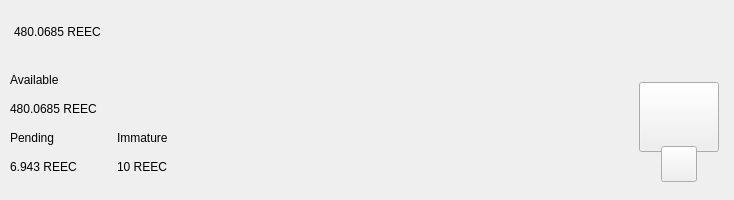
<?xml version="1.0" encoding="UTF-8"?>
<ui version="4.0">
 <class>TopBar</class>
 <widget class="QWidget" name="TopBar">
  <property name="geometry">
   <rect>
    <x>0</x>
    <y>0</y>
    <width>734</width>
    <height>200</height>
   </rect>
  </property>
  <property name="minimumSize">
   <size>
    <width>0</width>
    <height>200</height>
   </size>
  </property>
  <property name="maximumSize">
   <size>
    <width>16777215</width>
    <height>200</height>
   </size>
  </property>
  <property name="windowTitle">
   <string>Form</string>
  </property>
  <layout class="QVBoxLayout" name="verticalLayout_10" stretch="0">
   <property name="spacing">
    <number>0</number>
   </property>
   <property name="leftMargin">
    <number>0</number>
   </property>
   <property name="topMargin">
    <number>0</number>
   </property>
   <property name="rightMargin">
    <number>0</number>
   </property>
   <property name="bottomMargin">
    <number>0</number>
   </property>
   <item>
    <widget class="PFBorderImage" name="containerTop">
     <layout class="QVBoxLayout" name="verticalLayout_11">
      <property name="spacing">
       <number>0</number>
      </property>
      <property name="leftMargin">
       <number>0</number>
      </property>
      <property name="topMargin">
       <number>0</number>
      </property>
      <property name="rightMargin">
       <number>0</number>
      </property>
      <property name="bottomMargin">
       <number>0</number>
      </property>
      <item>
       <widget class="QWidget" name="top_container_2" native="true">
        <property name="minimumSize">
         <size>
          <width>0</width>
          <height>65</height>
         </size>
        </property>
        <layout class="QHBoxLayout" name="top_container">
         <property name="spacing">
          <number>0</number>
         </property>
         <property name="leftMargin">
          <number>14</number>
         </property>
         <property name="topMargin">
          <number>0</number>
         </property>
         <property name="rightMargin">
          <number>14</number>
         </property>
         <property name="bottomMargin">
          <number>0</number>
         </property>
         <item alignment="Qt::AlignVCenter">
          <widget class="QWidget" name="widgetTopAmount" native="true">
           <property name="sizePolicy">
            <sizepolicy hsizetype="Preferred" vsizetype="Maximum">
             <horstretch>0</horstretch>
             <verstretch>0</verstretch>
            </sizepolicy>
           </property>
           <layout class="QHBoxLayout" name="horizontalLayout_5">
            <property name="spacing">
             <number>0</number>
            </property>
            <property name="leftMargin">
             <number>0</number>
            </property>
            <property name="topMargin">
             <number>0</number>
            </property>
            <property name="rightMargin">
             <number>0</number>
            </property>
            <property name="bottomMargin">
             <number>0</number>
            </property>
            <item alignment="Qt::AlignTop">
             <widget class="QLabel" name="labelAmountTopReec">
              <property name="minimumSize">
               <size>
                <width>0</width>
                <height>36</height>
               </size>
              </property>
              <property name="styleSheet">
               <string notr="true">padding:0px;margin:0px;</string>
              </property>
              <property name="text">
               <string notr="true">480.0685 REEC</string>
              </property>
             </widget>
            </item>
           </layout>
          </widget>
         </item>
         <item>
          <spacer name="horizontalSpacer">
           <property name="orientation">
            <enum>Qt::Horizontal</enum>
           </property>
           <property name="sizeHint" stdset="0">
            <size>
             <width>40</width>
             <height>20</height>
            </size>
           </property>
          </spacer>
         </item>
         <item>
          <layout class="QHBoxLayout" name="horizontalLayout_4">
           <property name="spacing">
            <number>12</number>
           </property>
           <property name="rightMargin">
            <number>0</number>
           </property>
           <item alignment="Qt::AlignRight">
            <widget class="QWidget" name="layoutSync" native="true">
             <property name="minimumSize">
              <size>
               <width>0</width>
               <height>36</height>
              </size>
             </property>
             <property name="maximumSize">
              <size>
               <width>16777215</width>
               <height>36</height>
              </size>
             </property>
             <layout class="QVBoxLayout" name="verticalLayout_9">
              <property name="leftMargin">
               <number>0</number>
              </property>
              <property name="topMargin">
               <number>0</number>
              </property>
              <property name="rightMargin">
               <number>0</number>
              </property>
              <property name="bottomMargin">
               <number>0</number>
              </property>
              <item>
               <widget class="ExpandableButton" name="pushButtonSync" native="true">
                <property name="minimumSize">
                 <size>
                  <width>36</width>
                  <height>36</height>
                 </size>
                </property>
                <property name="maximumSize">
                 <size>
                  <width>16777215</width>
                  <height>36</height>
                 </size>
                </property>
               </widget>
              </item>
             </layout>
            </widget>
           </item>
           <item>
            <widget class="ExpandableButton" name="pushButtonHDUpgrade" native="true">
             <property name="minimumSize">
              <size>
               <width>36</width>
               <height>36</height>
              </size>
             </property>
            </widget>
           </item>
           <item>
            <widget class="ExpandableButton" name="pushButtonStack" native="true">
             <property name="minimumSize">
              <size>
               <width>36</width>
               <height>36</height>
              </size>
             </property>
            </widget>
           </item>
           <item>
            <widget class="ExpandableButton" name="pushButtonColdStaking" native="true">
             <property name="minimumSize">
              <size>
               <width>36</width>
               <height>36</height>
              </size>
             </property>
            </widget>
           </item>
           <item>
            <widget class="ExpandableButton" name="pushButtonConnection" native="true">
             <property name="minimumSize">
              <size>
               <width>36</width>
               <height>36</height>
              </size>
             </property>
            </widget>
           </item>
           <item>
            <widget class="ExpandableButton" name="pushButtonTor" native="true">
             <property name="minimumSize">
              <size>
               <width>36</width>
               <height>36</height>
              </size>
             </property>
            </widget>
           </item>
           <item>
            <widget class="ExpandableButton" name="pushButtonLock" native="true">
             <property name="sizePolicy">
              <sizepolicy hsizetype="Expanding" vsizetype="Expanding">
               <horstretch>0</horstretch>
               <verstretch>0</verstretch>
              </sizepolicy>
             </property>
             <property name="minimumSize">
              <size>
               <width>36</width>
               <height>0</height>
              </size>
             </property>
            </widget>
           </item>
           <item>
            <widget class="ExpandableButton" name="pushButtonTheme" native="true">
             <property name="minimumSize">
              <size>
               <width>36</width>
               <height>36</height>
              </size>
             </property>
             <property name="maximumSize">
              <size>
               <width>16777215</width>
               <height>36</height>
              </size>
             </property>
            </widget>
           </item>
           <item>
            <widget class="ExpandableButton" name="pushButtonFAQ" native="true">
             <property name="minimumSize">
              <size>
               <width>36</width>
               <height>36</height>
              </size>
             </property>
            </widget>
           </item>
          </layout>
         </item>
        </layout>
       </widget>
      </item>
      <item>
       <widget class="QWidget" name="bottom_container" native="true">
        <property name="minimumSize">
         <size>
          <width>0</width>
          <height>135</height>
         </size>
        </property>
        <layout class="QHBoxLayout" name="botton_container">
         <property name="leftMargin">
          <number>10</number>
         </property>
         <property name="topMargin">
          <number>0</number>
         </property>
         <property name="rightMargin">
          <number>10</number>
         </property>
         <property name="bottomMargin">
          <number>10</number>
         </property>
         <item>
          <layout class="QHBoxLayout" name="horizontalLayout_3">
           <property name="bottomMargin">
            <number>9</number>
           </property>
           <item>
            <layout class="QVBoxLayout" name="verticalLayout_7">
             <property name="spacing">
              <number>0</number>
             </property>
             <property name="leftMargin">
              <number>0</number>
             </property>
             <property name="rightMargin">
              <number>30</number>
             </property>
             <item>
              <layout class="QVBoxLayout" name="verticalLayout_2">
               <item>
                <widget class="QLabel" name="labelTitle1">
                 <property name="text">
                  <string>Available</string>
                 </property>
                </widget>
               </item>
               <item>
                <widget class="QLabel" name="labelAmountReec">
                 <property name="text">
                  <string notr="true">480.0685 REEC</string>
                 </property>
                </widget>
               </item>
              </layout>
             </item>
             <item>
              <layout class="QHBoxLayout" name="horizontalLayout_2">
               <property name="spacing">
                <number>0</number>
               </property>
               <item>
                <layout class="QVBoxLayout" name="verticalLayout_3">
                 <item>
                  <widget class="QLabel" name="labelTitle3">
                   <property name="text">
                    <string>Pending</string>
                   </property>
                  </widget>
                 </item>
                 <item>
                  <widget class="QLabel" name="labelPendingReec">
                   <property name="text">
                    <string notr="true">6.943 REEC</string>
                   </property>
                  </widget>
                 </item>
                </layout>
               </item>
               <item>
                <spacer name="horizontalSpacer_3">
                 <property name="orientation">
                  <enum>Qt::Horizontal</enum>
                 </property>
                 <property name="sizeType">
                  <enum>QSizePolicy::Fixed</enum>
                 </property>
                 <property name="sizeHint" stdset="0">
                  <size>
                   <width>40</width>
                   <height>20</height>
                  </size>
                 </property>
                </spacer>
               </item>
               <item>
                <layout class="QVBoxLayout" name="verticalLayout_4">
                 <item>
                  <widget class="QLabel" name="labelTitle4">
                   <property name="text">
                    <string>Immature</string>
                   </property>
                  </widget>
                 </item>
                 <item>
                  <widget class="QLabel" name="labelImmatureReec">
                   <property name="text">
                    <string notr="true">10 REEC</string>
                   </property>
                  </widget>
                 </item>
                </layout>
               </item>
              </layout>
             </item>
            </layout>
           </item>
          </layout>
         </item>
         <item>
          <spacer name="horizontalSpacer_2">
           <property name="orientation">
            <enum>Qt::Horizontal</enum>
           </property>
           <property name="sizeHint" stdset="0">
            <size>
             <width>40</width>
             <height>20</height>
            </size>
           </property>
          </spacer>
         </item>
         <item alignment="Qt::AlignHCenter|Qt::AlignVCenter">
          <widget class="QWidget" name="qrContainer" native="true">
           <property name="sizePolicy">
            <sizepolicy hsizetype="Preferred" vsizetype="Minimum">
             <horstretch>0</horstretch>
             <verstretch>0</verstretch>
            </sizepolicy>
           </property>
           <property name="minimumSize">
            <size>
             <width>90</width>
             <height>110</height>
            </size>
           </property>
           <property name="maximumSize">
            <size>
             <width>90</width>
             <height>110</height>
            </size>
           </property>
           <layout class="QVBoxLayout" name="containerQR">
            <property name="spacing">
             <number>0</number>
            </property>
            <property name="leftMargin">
             <number>5</number>
            </property>
            <property name="topMargin">
             <number>10</number>
            </property>
            <property name="rightMargin">
             <number>5</number>
            </property>
            <property name="bottomMargin">
             <number>0</number>
            </property>
            <item>
             <widget class="QPushButton" name="btnQr">
              <property name="minimumSize">
               <size>
                <width>70</width>
                <height>70</height>
               </size>
              </property>
              <property name="maximumSize">
               <size>
                <width>16777215</width>
                <height>70</height>
               </size>
              </property>
              <property name="focusPolicy">
               <enum>Qt::NoFocus</enum>
              </property>
              <property name="text">
               <string/>
              </property>
              <property name="iconSize">
               <size>
                <width>70</width>
                <height>70</height>
               </size>
              </property>
             </widget>
            </item>
            <item>
             <spacer name="verticalSpacer">
              <property name="orientation">
               <enum>Qt::Vertical</enum>
              </property>
              <property name="sizeType">
               <enum>QSizePolicy::Fixed</enum>
              </property>
              <property name="sizeHint" stdset="0">
               <size>
                <width>20</width>
                <height>20</height>
               </size>
              </property>
             </spacer>
            </item>
            <item alignment="Qt::AlignHCenter|Qt::AlignBottom">
             <widget class="QPushButton" name="pushButtonQR">
              <property name="minimumSize">
               <size>
                <width>36</width>
                <height>36</height>
               </size>
              </property>
              <property name="maximumSize">
               <size>
                <width>36</width>
                <height>36</height>
               </size>
              </property>
              <property name="focusPolicy">
               <enum>Qt::NoFocus</enum>
              </property>
              <property name="text">
               <string/>
              </property>
             </widget>
            </item>
           </layout>
          </widget>
         </item>
        </layout>
       </widget>
      </item>
     </layout>
    </widget>
   </item>
  </layout>
 </widget>
 <customwidgets>
  <customwidget>
   <class>ExpandableButton</class>
   <extends>QWidget</extends>
   <header>qt/reeccoin/expandablebutton.h</header>
   <container>1</container>
  </customwidget>
  <customwidget>
   <class>PFBorderImage</class>
   <extends>QFrame</extends>
   <header>qt/reeccoin/pfborderimage.h</header>
   <container>1</container>
  </customwidget>
 </customwidgets>
 <resources/>
 <connections/>
</ui>
